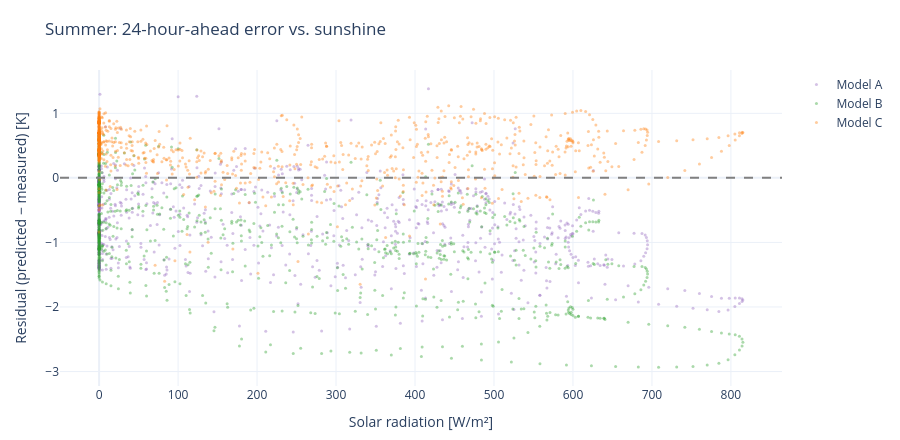

The notebook cell saved with this chart:
### Markdown cell above
The bias jumps out: in winter A and B sit clearly **above zero** (too warm), in summer clearly **below zero** (too
cool). Model C stays centred near zero in both seasons. To see *why* A and B miss the summer, the next plot puts their
summer error against the amount of sunshine.

### Code cell
# Summer diagnostic: open-loop residual vs. solar radiation. If a model lacks a solar term,
# its error should grow with the sun. We use the 24-hour-ahead residual so it is a realistic forecast error.
wname = "Summer (year 2, days 200–209)"
d, meas, src = get_window(200, 210); n = len(meas)
solar = d.global_horizontal_solar_radiation.values
fig = go.Figure()
for m in ["A", "B", "C"]:
    A, B, cols = matrices(m, FITS[m]); F, G = discretize(A, B, DT); ns = A.shape[0]; U = U_of(cols, src)
    _, xhat = observer(F, G, U, meas, n, ns)
    res24 = np.full(n, np.nan)
    for a in range(n - 96):                                  # 24-hour-ahead residual at each anchor
        x = xhat[a].copy()
        for k in range(96):
            x = F @ x + G @ U[a + k]
        res24[a + 96] = x[0] - meas[a + 96]
    ok = ~np.isnan(res24)
    fig.add_trace(go.Scatter(x=solar[ok], y=res24[ok], mode="markers",
                             marker=dict(size=3, opacity=0.4, color=COLM[m]), name=f"Model {m}"))
fig.add_hline(y=0, line=dict(color="grey", dash="dash"))
fig.update_layout(title="Summer: 24-hour-ahead error vs. sunshine",
                  xaxis_title="Solar radiation [W/m²]", yaxis_title="Residual (predicted − measured) [K]")
save_fig(fig, "fig15_summer_resid_vs_solar", h=440)

### Figure 1 — Plotly figure (JSON) as saved in the notebook; plotly's stock layout.template omitted (floating-point values rounded to 4 significant figures; data arrays with more than 128 entries replaced by an {"elided": "..."} marker saying what was removed)
{"data": [{"marker": {"color": "#9467bd", "opacity": 0.4, "size": 3}, "mode": "markers", "name": "Model A", "type": "scatter", "x": {"elided": "864 float values"}, "y": {"elided": "864 float values"}}, {"marker": {"color": "#2ca02c", "opacity": 0.4, "size": 3}, "mode": "markers", "name": "Model B", "type": "scatter", "x": {"elided": "864 float values"}, "y": {"elided": "864 float values"}}, {"marker": {"color": "#ff7f0e", "opacity": 0.4, "size": 3}, "mode": "markers", "name": "Model C", "type": "scatter", "x": {"elided": "864 float values"}, "y": {"elided": "864 float values"}}], "layout": {"height": 440, "margin": {"b": 50, "l": 60, "r": 30, "t": 70}, "shapes": [{"line": {"color": "grey", "dash": "dash"}, "type": "line", "x0": 0, "x1": 1, "xref": "x domain", "y0": 0, "y1": 0, "yref": "y"}], "title": {"text": "Summer: 24-hour-ahead error vs. sunshine"}, "xaxis": {"title": {"text": "Solar radiation [W/m²]"}}, "yaxis": {"title": {"text": "Residual (predicted − measured) [K]"}}}}
